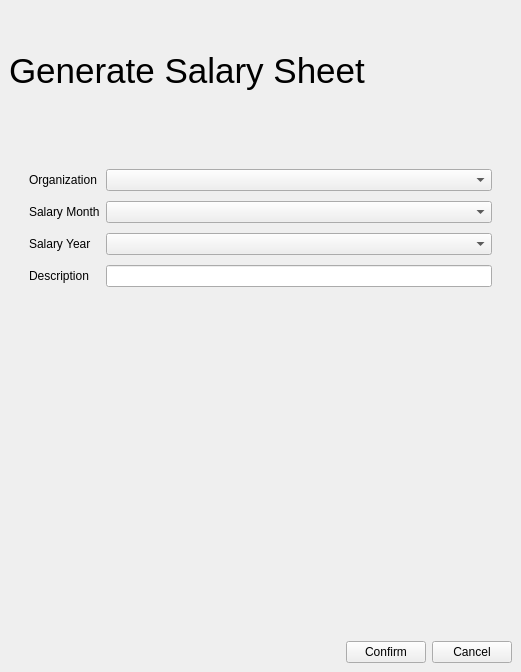
<?xml version="1.0" encoding="UTF-8"?>
<ui version="4.0">
 <class>AddSalaryWindow</class>
 <widget class="QMainWindow" name="AddSalaryWindow">
  <property name="geometry">
   <rect>
    <x>0</x>
    <y>0</y>
    <width>521</width>
    <height>672</height>
   </rect>
  </property>
  <property name="windowTitle">
   <string>MainWindow</string>
  </property>
  <widget class="QWidget" name="centralwidget">
   <layout class="QHBoxLayout" name="horizontalLayout">
    <item>
     <layout class="QVBoxLayout" name="mainLayout" stretch="2,8,2">
      <item>
       <layout class="QHBoxLayout" name="titleLayout">
        <item>
         <widget class="QLabel" name="label">
          <property name="font">
           <font>
            <pointsize>26</pointsize>
           </font>
          </property>
          <property name="layoutDirection">
           <enum>Qt::LeftToRight</enum>
          </property>
          <property name="autoFillBackground">
           <bool>false</bool>
          </property>
          <property name="styleSheet">
           <string notr="true">text-align: center</string>
          </property>
          <property name="text">
           <string>Generate Salary Sheet</string>
          </property>
         </widget>
        </item>
       </layout>
      </item>
      <item>
       <layout class="QFormLayout" name="formLayout">
        <property name="verticalSpacing">
         <number>10</number>
        </property>
        <property name="leftMargin">
         <number>20</number>
        </property>
        <property name="topMargin">
         <number>30</number>
        </property>
        <property name="rightMargin">
         <number>20</number>
        </property>
        <property name="bottomMargin">
         <number>20</number>
        </property>
        <item row="0" column="0">
         <widget class="QLabel" name="label_2">
          <property name="text">
           <string>Organization</string>
          </property>
         </widget>
        </item>
        <item row="1" column="0">
         <widget class="QLabel" name="label_3">
          <property name="text">
           <string>Salary Month</string>
          </property>
         </widget>
        </item>
        <item row="2" column="0">
         <widget class="QLabel" name="label_4">
          <property name="text">
           <string>Salary Year</string>
          </property>
         </widget>
        </item>
        <item row="3" column="0">
         <widget class="QLabel" name="label_5">
          <property name="text">
           <string>Description</string>
          </property>
         </widget>
        </item>
        <item row="3" column="1">
         <widget class="QLineEdit" name="descField"/>
        </item>
        <item row="1" column="1">
         <widget class="QComboBox" name="monthField"/>
        </item>
        <item row="2" column="1">
         <widget class="QComboBox" name="yearField"/>
        </item>
        <item row="0" column="1">
         <widget class="QComboBox" name="orgField"/>
        </item>
       </layout>
      </item>
      <item>
       <layout class="QHBoxLayout" name="horizontalLayout_2">
        <item>
         <spacer name="horizontalSpacer">
          <property name="orientation">
           <enum>Qt::Horizontal</enum>
          </property>
          <property name="sizeHint" stdset="0">
           <size>
            <width>40</width>
            <height>20</height>
           </size>
          </property>
         </spacer>
        </item>
        <item>
         <widget class="QPushButton" name="confirmButton">
          <property name="text">
           <string>Confirm</string>
          </property>
         </widget>
        </item>
        <item>
         <widget class="QPushButton" name="cancelButton">
          <property name="text">
           <string>Cancel</string>
          </property>
         </widget>
        </item>
       </layout>
      </item>
     </layout>
    </item>
   </layout>
  </widget>
 </widget>
 <resources/>
 <connections/>
</ui>
